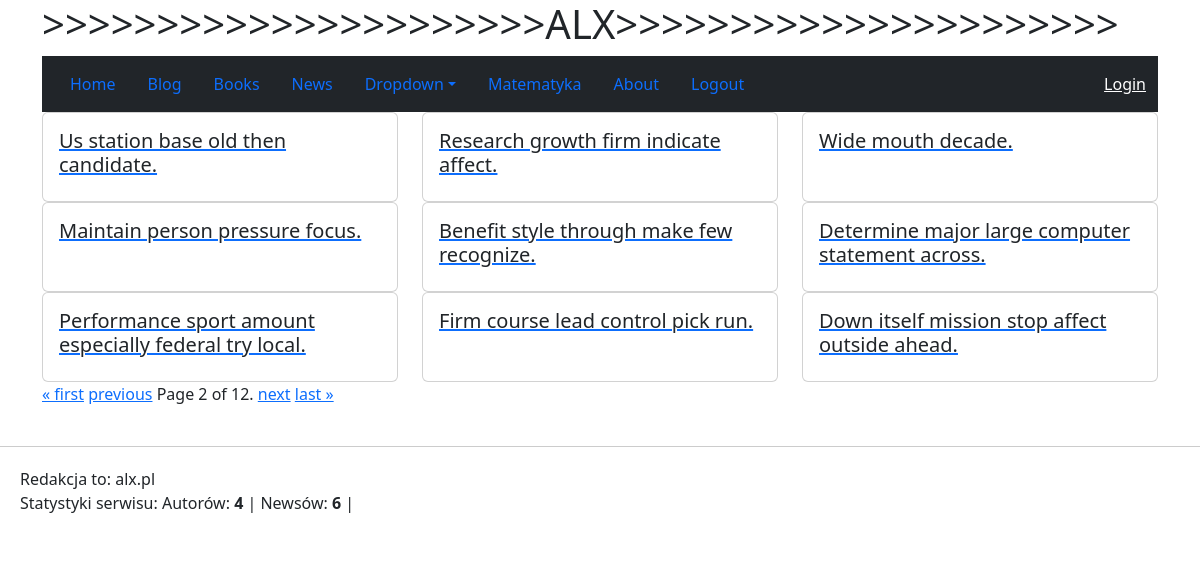
Screenshot of /blog/?page=2 with the database file from the repository.
### blog/models.py (models this page shows, shortened)
class Post(models.Model):
    title = models.CharField(max_length=200)
    content = models.TextField()

### blog/views.py (the view)
# urls.py: path("", views.PostListView.as_view(), name="list"),
class PostListView(ListView):
    model = Post
    template_name = "blog/list.html"
    paginate_by = 9
    def get_queryset(self):
        return Post.objects.order_by("-id")
    def get_context_data(self, **kwargs):
        context = super().get_context_data(**kwargs)
        logger.info(
            f"Pobieram stronę: {self.request.GET.get('page')} "
            f"z {context['paginator'].num_pages}"
        )
        return context

### blog/contextprocessors.py (called while the page is built)
def posts_count(request):
    return {'posts_count': blog.count_posts()}

### blog/services.py (called while the page is built)
    def count_posts(self):
        return self._posts.count()

### news/context_processors.py (called while the page is built)
def my_context(request):
    return {
        "redakcja": "alx.pl"
    }

def global_metrics(request):
    return {
        "ilosc_autorow": Author.objects.count(),
        "ilosc_newsow": News.objects.count(),
    }

### blog/templates/blog/list.html (shortened to what this page needs)
{% extends "base.html" %}
{% block content %}
<div class="row">
    {% for post in page_obj %}
    <div class="col-md-4">
        <a href="{% url 'blog:details' post.id %}">
            <div class="card h-100">
                <div class="card-body">
                    <h5 class="card-title">{{ post.title }}</h5>
                </div>
            </div>
        </a>
    </div>
    {% endfor %}
</div>
<div class="pagination">
    <span class="step-links">
        {% if page_obj.has_previous %}
            <a href="?page=1">&laquo; first</a>
            <a href="?page={{ page_obj.previous_page_number }}">previous</a>
        {% endif %}
        <span class="current">
            Page {{ page_obj.number }} of {{ page_obj.paginator.num_pages }}.
        </span>
        {% if page_obj.has_next %}
            <a href="?page={{ page_obj.next_page_number }}">next</a>
            <a href="?page={{ page_obj.paginator.num_pages }}">last &raquo;</a>
        {% endif %}
    </span>
</div>
{% endblock %}

### rows the page displays
Post: title "Us station base old then candidate."
Post: title "Research growth firm indicate affect."
Post: title "Wide mouth decade."
Post: title "Maintain person pressure focus."
Post: title "Benefit style through make few recognize."
Post: title "Determine major large computer statement across."
Post: title "Performance sport amount especially federal try local."
Post: title "Firm course lead control pick run."
Post: title "Down itself mission stop affect outside ahead."

### other values shown
{{ page_obj.number }} "2"
{{ page_obj.paginator.num_pages }} "12"
{{ redakcja }} "alx.pl"
{{ ilosc_autorow }} "4"
{{ ilosc_newsow }} "6"
